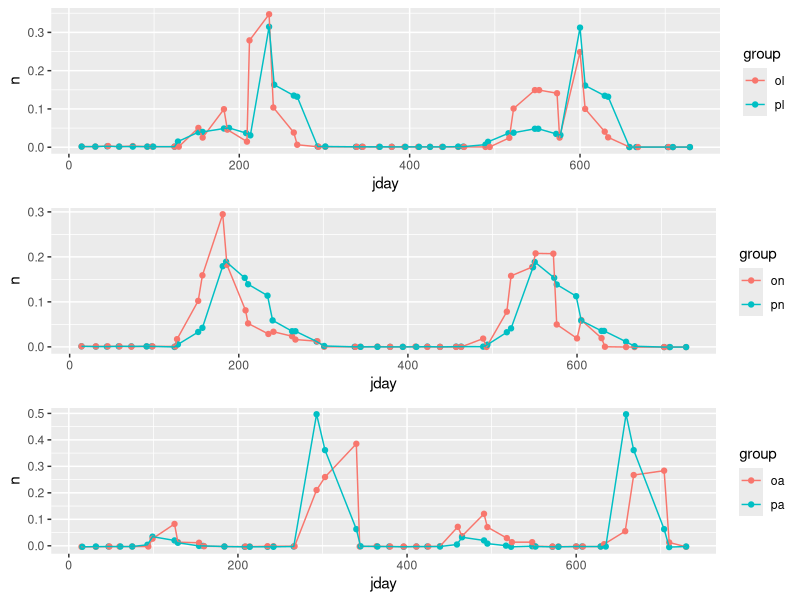

Reproduce this figure in R.
# plots digitized using https://apps.automeris.io/wpd/
# .tar files can be loaded there to edit digitization

library(tidyverse)

pl <- read_csv('data-raw/ogden2005/make_ogden_fig4/predicted_larvae.csv',
               col_names = c('jday', 'n')) %>% mutate(group = 'pl')
pn <- read_csv('data-raw/ogden2005/make_ogden_fig4/predicted_nymphs.csv',
               col_names = c('jday', 'n')) %>% mutate(group = 'pn')
pa <- read_csv('data-raw/ogden2005/make_ogden_fig4/predicted_adults.csv',
               col_names = c('jday', 'n')) %>% mutate(group = 'pa')
ol <- read_csv('data-raw/ogden2005/make_ogden_fig4/observed_larvae.csv',
               col_names = c('jday', 'n')) %>% mutate(group = 'ol')
on <- read_csv('data-raw/ogden2005/make_ogden_fig4/observed_nymphs.csv',
               col_names = c('jday', 'n')) %>% mutate(group = 'on')
oa <- read_csv('data-raw/ogden2005/make_ogden_fig4/observed_adults.csv',
               col_names = c('jday', 'n')) %>% mutate(group = 'oa')

# merge all data
df <- rbind(pl, pn, pa, ol, on, oa) %>%
  arrange(jday, group) %>%
  # It looks like Ogden Fig 4 only uses the population values from the model on
  # days where there was field sampling -- we should do the same.
  mutate(jday = round(jday))

# recreate fig 4 plots to make sure they were digitized correctly
fig4a <- df %>%
  filter(group %in% c('ol', 'pl')) %>%
  ggplot(aes(jday, n, color = group)) +
  geom_point() +
  geom_line()

fig4b <- df %>%
  filter(group %in% c('on', 'pn')) %>%
  ggplot(aes(jday, n, color = group)) +
  geom_point() +
  geom_line()

fig4c <- df %>%
  filter(group %in% c('oa', 'pa')) %>%
  ggplot(aes(jday, n, color = group)) +
  geom_point() +
  geom_line()

fig4 <- gridExtra::grid.arrange(fig4a, fig4b, fig4c)
